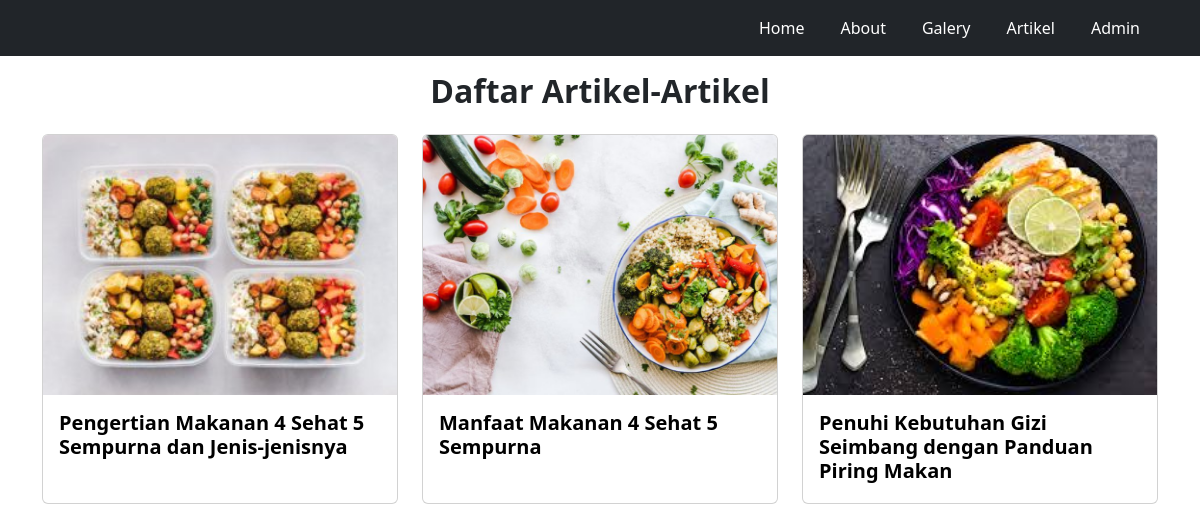
Page /umum/article on the committed database.
### tables this page shows
CREATE TABLE `article` (
  `id_article` int(11) NOT NULL,
  `title` varchar(128) NOT NULL,
  `description` text NOT NULL,
  `date_upload` date NOT NULL,
  `image` varchar(32) NOT NULL
);

### application/controllers/Umum.php (called while the page is built, shortened)
<?php
class Umum extends CI_Controller
{
    public function __construct()
    {
        $this->load->model('Article_model', 'article');
        $this->load->model('Galery_model', 'galery');
    }
    public function article($id_article = null)
    {
        if ($id_article) {
            $article = $this->article->ambil_berdasarkan_parameter(['id_article' => $id_article]);
            $data['article'] = $article;
            $data['title'] = $article->title;
            $this->load->view('layouts/users/head', $data);
            $this->load->view('lihat-article');
            $this->load->view('layouts/users/footer');
        } else {
            $data['articles'] = $this->article->ambil_semua();
            $data['title'] = 'Daftar Article';
            $this->load->view('layouts/users/head', $data);
            $this->load->view('article');
            $this->load->view('layouts/users/footer');
        }
    }
}

### index.php (called while the page is built, shortened)
<?php
require_once BASEPATH.'core/CodeIgniter.php';

### application/models/Article_model.php (called while the page is built, shortened)
<?php
class Article_model extends CI_Model
{
    public function ambil_semua()
    {
        $query = $this->db->get('article');
        return $query->result();
    }
}

### application/views/article.php (the view, shortened to what this page needs)
<section>
    <div class="container py-5">
        <h2 class="fw-bold mt-4 mb-4" align="center">Daftar Artikel-Artikel</h2>
        <div class="row row-cols-1 row-cols-lg-3 row-cols-md-2 justify-content-center">
            <?php foreach ($articles as $article) : ?>
                <div class=" col mb-4">
                    <div class="card content-card">
                        <a href="<?= base_url('umum/article/' . $article->id_article) ?>">
                            <img src="<?= base_url('assets/images/artikel/' . $article->image) ?>" class="card-img-top" onclick="window.location.href = '<?= base_url('article/show_article/' . $article->id_article) ?>'" class="card-img-top" alt="">
                            <div class="card-body">
                                <h5 class="card-title fw-bold"><?= $article->title ?></h5>
                            </div>
                        </a>
                    </div>
                </div>
            <?php endforeach ?>
        </div>
    </div>
</section>

### assets/css/stlye.css (style rules this page uses)
.content-card { height: 370px; }
.content-card a { text-decoration: none; color: black; }
.content-card img { height: 260px; object-fit: cover; }

### rows in the picture
article: image (picture), title "Pengertian Makanan 4 Sehat 5 Sempurna dan Jenis-jenisnya"
article: image (picture), title "Manfaat Makanan 4 Sehat 5 Sempurna"
article: image (picture), title "Penuhi Kebutuhan Gizi Seimbang dengan Panduan Piring Makan"
